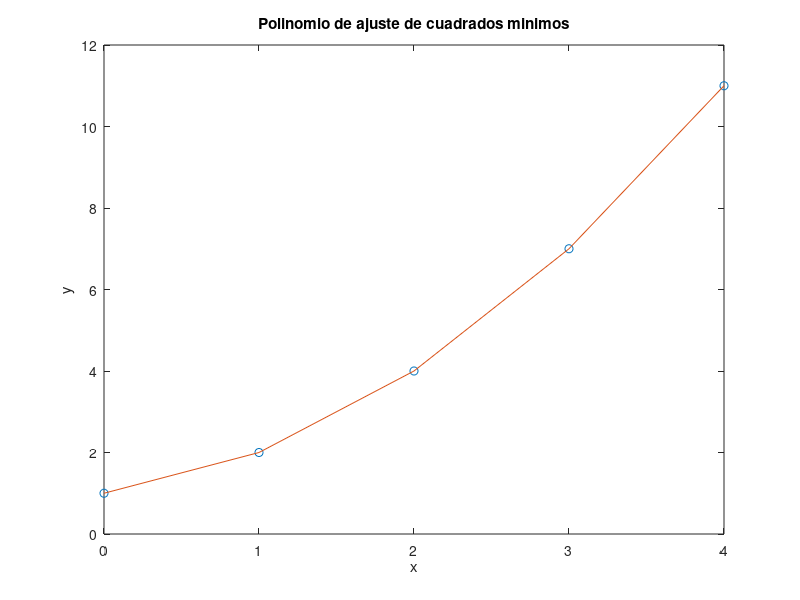

The MATLAB script that drew this image:
%TP4-Ejercicio5c 

% Borramos la ventana de comandos y las variables previas
clc
clear

% Datos
x = [0, 1, 2, 3, 4];
y = [1, 2, 4, 7, 11];

% Grado del polinomio
n = 2;

% Matriz A
A = zeros(length(x), n+1);
for i = 1:length(x)
    for j = 0:n
        A(i, j+1) = x(i)^j;
    end
end

% Vector y
y = y';

% Resolucion del sistema de ecuaciones
c = A \ y;

% Polinomio de ajuste
p = polyfit(x, y, n);

% Grafica de los datos y el polinomio de ajuste
plot(x, y, 'o', x, polyval(p, x), '-')
xlabel('x')
ylabel('y')
title('Polinomio de ajuste de cuadrados minimos')

%Se tienen $m+1$ datos $(x_i, y_i)$, con $i=0,1,...,m$, y se busca encontrar un polinomio de grado $n$ que 
%se ajuste a estos datos mediante el método de minimos cuadrados. La forma matricial del problema se puede expresar como:

% $$\mathbf{A} \mathbf{c} = \mathbf{y}$$

%donde $\mathbf{A}$ es una matriz de $(m+1) \times (n+1)$, $\mathbf{c}$ es un vector de coeficientes del polinomio de grado $n$ y $\mathbf{y}$ es un vector de valores $y_i$.

%Solucion analitica

%Para demostrar que el polinomio de ajuste de cuadrados minimos coincide con el polinomio de interpolacion del mismo conjunto de datos, podemos utilizar la teoria de la interpolacion polinomica.

%Sea $\mathbf{P}_n(x)$ el polinomio de interpolacion de grado $n$ que pasa por los $m+1$ puntos $(x_i, y_i)$. Entonces, se cumple que:

%$$\mathbf{P}_n(x_i) = y_i, \quad i=0,1,...,m$$

%Por otro lado, el polinomio de ajuste de cuadrados minimos se puede expresar como:

%$$\mathbf{p}_n(x) = \mathbf{c}^T \mathbf{x}^n$$

%donde $\mathbf{c}$ es el vector de coeficientes del polinomio de ajuste.

%Para demostrar que $\mathbf{p}_n(x) = \mathbf{P}_n(x)$, podemos utilizar el teorema de interpolacion polinomica, que establece que existe un único polinomio de grado $n$ que pasa por $m+1$ puntos dados.

%Por lo tanto, podemos concluir que el polinomio de ajuste de cuadrados minimos coincide con el polinomio de interpolacion del mismo conjunto de datos.
